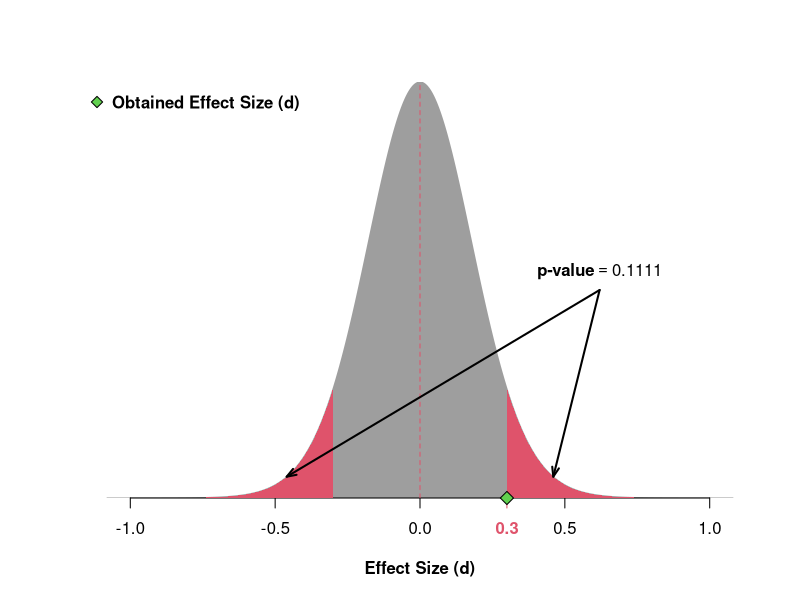

This chart was generated by the following R code:
Figure.1 = function(N = 30, obs.d = .1){
  
  options(warn = -1)  ;  df = N - 1  ;  d.SE = 1/sqrt(N)
min.d = qt(1e-6, df)*d.SE  ;  max.d = qt(0.999999, df)*d.SE

`d|H0` = curve(dt(x/d.SE, df)/d.SE, min.d, max.d, n = 1e4, xlab = "Effect Size (d)", 
               ylab = NA, font.lab = 2, ty = "n", axes = FALSE, bty = "n", yaxs = "i")
  
  polygon(`d|H0`, col = 8, border = 8)  ;  axis(1)
  
    arrow = qt(.999, df)*d.SE
  p.value = signif(2*(1-pt(abs(obs.d)/d.SE, df)), 4)
  
   x = seq(min.d, -obs.d, l = 1e4) ;  y = dt(x/ d.SE, df)/d.SE
  xx = seq(max.d,  obs.d, l = 1e4) ; yy = dt(xx/d.SE, df)/d.SE
  
  polygon(c(min.d,  x, -obs.d), c( y[1],  y, rev( y[1])), col = 2, border = NA)  
  polygon(c(max.d, xx,  obs.d), c(yy[1], yy, rev(yy[1])), col = 2, border = NA)  
  
  segments(0, 0, 0, max(`d|H0`$y), col = 2, xpd = FALSE, lty = 2) 
  axis(1, at = obs.d, font = 2, col = 2, col.axis = 2)
  points(obs.d, 0, pch = 23, bg = 3, cex = 1.4, xpd = TRUE)
  legend("topleft", "Obtained Effect Size (d)", pch = 23, pt.bg = 3, pt.cex = 1.2, bty = "n", text.font = 2)   
  
  arrows((obs.d + max.d)/3, dt(((obs.d + max.d)/3)/d.SE , df)/d.SE, arrow, max(`d|H0`$y)/2, code = 1, length = .1, angle = 20, lwd = 2)
  arrows((-obs.d + min.d)/3, dt(((-obs.d+min.d)/3)/d.SE , df)/d.SE, arrow, max(`d|H0`$y)/2, code = 1, length = .1, angle = 20, lwd = 2)
  text(arrow, max(`d|H0`$y)/2, bquote(bold("p-value" == .(p.value))), font = 2, pos = 3)
}
#Example of use:
Figure.1(N = 30, obs.d = .3)
